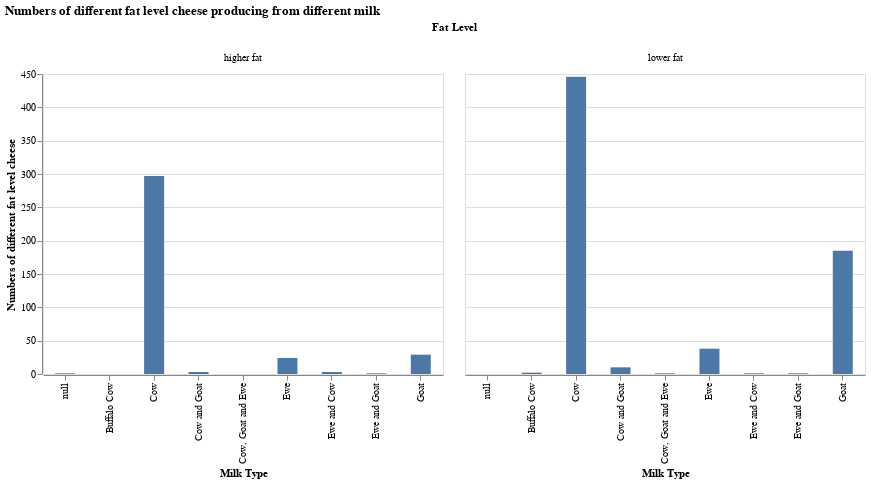

The code cell stored with this chart in its notebook:
### Markdown cell above
I am also very interested in which type of milk makes the most lower fat level cheese. Which milk has a higher percentage of making lower-level fat cheese? We can plot the `MilkTypeEn` and `FatLevel`, and count the number of `FatLevel`.

### Code cell
milk_fat_plot = (
    alt.Chart(cheese.reset_index(), width=400, height=300)
    .mark_bar(size=20)
    .encode(
        column=alt.Column("FatLevel:N", title="Fat Level"),
        x=alt.X("MilkTypeEn:N", title="Milk Type"),
        y=alt.Y("count(FatLevel):Q", title="Numbers of different fat level cheese"),
    )
    .properties(title="Numbers of different fat level cheese producing from different milk")
)
milk_fat_plot

### Figure 1 — Vega-Lite specification as saved in the notebook (floating-point values rounded to 4 significant figures; data arrays with more than 128 entries replaced by an {"elided": "..."} marker saying what was removed)
{"config": {"view": {"continuousWidth": 400, "continuousHeight": 300}}, "data": {"name": "data-ff76df5e41ea090fc6ab0aea6d639c35"}, "mark": {"type": "bar", "size": 20}, "encoding": {"column": {"type": "nominal", "field": "FatLevel", "title": "Fat Level"}, "x": {"type": "nominal", "field": "MilkTypeEn", "title": "Milk Type"}, "y": {"type": "quantitative", "aggregate": "count", "field": "FatLevel", "title": "Numbers of different fat level cheese"}}, "height": 300, "title": "Numbers of different fat level cheese producing from different milk", "width": 400, "$schema": "https://vega.github.io/schema/vega-lite/v4.8.1.json", "datasets": {"data-ff76df5e41ea090fc6ab0aea6d639c35": {"elided": "1042 records"}}}
